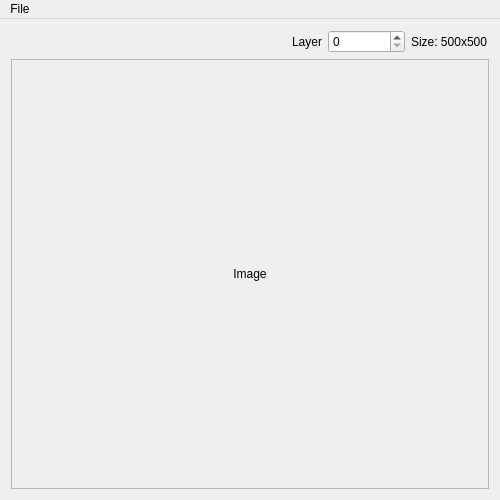
<?xml version="1.0" encoding="UTF-8"?>
<ui version="4.0">
 <class>MainWindow</class>
 <widget class="QMainWindow" name="MainWindow">
  <property name="geometry">
   <rect>
    <x>0</x>
    <y>0</y>
    <width>500</width>
    <height>500</height>
   </rect>
  </property>
  <property name="sizePolicy">
   <sizepolicy hsizetype="Preferred" vsizetype="Preferred">
    <horstretch>0</horstretch>
    <verstretch>0</verstretch>
   </sizepolicy>
  </property>
  <property name="minimumSize">
   <size>
    <width>500</width>
    <height>500</height>
   </size>
  </property>
  <property name="maximumSize">
   <size>
    <width>500</width>
    <height>500</height>
   </size>
  </property>
  <property name="sizeIncrement">
   <size>
    <width>0</width>
    <height>0</height>
   </size>
  </property>
  <property name="windowTitle">
   <string>Pyramid</string>
  </property>
  <widget class="QWidget" name="centralWidget">
   <layout class="QGridLayout" name="gridLayout" columnstretch="4,1,1">
    <item row="0" column="1">
     <widget class="QSpinBox" name="spinBox_Layer">
      <property name="maximum">
       <number>10</number>
      </property>
     </widget>
    </item>
    <item row="0" column="0">
     <widget class="QLabel" name="label_Layer">
      <property name="text">
       <string>Layer</string>
      </property>
      <property name="alignment">
       <set>Qt::AlignRight|Qt::AlignTrailing|Qt::AlignVCenter</set>
      </property>
     </widget>
    </item>
    <item row="0" column="2">
     <widget class="QLabel" name="label_Size">
      <property name="text">
       <string>Size: 500x500</string>
      </property>
      <property name="alignment">
       <set>Qt::AlignLeading|Qt::AlignLeft|Qt::AlignVCenter</set>
      </property>
     </widget>
    </item>
    <item row="1" column="0" colspan="3">
     <widget class="QScrollArea" name="scrollArea">
      <property name="widgetResizable">
       <bool>true</bool>
      </property>
      <widget class="QWidget" name="scrollAreaWidgetContents">
       <property name="geometry">
        <rect>
         <x>0</x>
         <y>0</y>
         <width>480</width>
         <height>433</height>
        </rect>
       </property>
       <layout class="QGridLayout" name="gridLayout_2">
        <property name="leftMargin">
         <number>0</number>
        </property>
        <property name="topMargin">
         <number>0</number>
        </property>
        <property name="rightMargin">
         <number>0</number>
        </property>
        <property name="bottomMargin">
         <number>0</number>
        </property>
        <item row="2" column="0">
         <widget class="QLabel" name="label_Image">
          <property name="text">
           <string>Image</string>
          </property>
          <property name="alignment">
           <set>Qt::AlignCenter</set>
          </property>
         </widget>
        </item>
       </layout>
      </widget>
     </widget>
    </item>
   </layout>
  </widget>
  <widget class="QMenuBar" name="menuBar">
   <property name="geometry">
    <rect>
     <x>0</x>
     <y>0</y>
     <width>500</width>
     <height>21</height>
    </rect>
   </property>
   <widget class="QMenu" name="menuFile">
    <property name="title">
     <string>File</string>
    </property>
    <addaction name="Open_fle"/>
   </widget>
   <addaction name="menuFile"/>
  </widget>
  <action name="Open_fle">
   <property name="text">
    <string>Open fle</string>
   </property>
  </action>
 </widget>
 <layoutdefault spacing="6" margin="11"/>
 <resources/>
 <connections/>
</ui>
